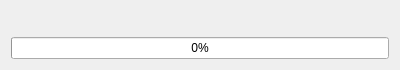
<ui version="4.0" >
 <author>John Eric Martin &lt;john.eric.martin@gmail.com></author>
 <class>Progress</class>
 <widget class="QWidget" name="Progress" >
  <property name="geometry" >
   <rect>
    <x>0</x>
    <y>0</y>
    <width>400</width>
    <height>70</height>
   </rect>
  </property>
  <property name="windowTitle" >
   <string>Megaten DB Updater</string>
  </property>
  <layout class="QVBoxLayout" >
   <item>
    <widget class="QLabel" name="filename" >
     <property name="alignment" >
      <set>Qt::AlignCenter</set>
     </property>
    </widget>
   </item>
   <item>
    <widget class="QProgressBar" name="progress" >
     <property name="maximum" >
      <number>1</number>
     </property>
     <property name="value" >
      <number>0</number>
     </property>
    </widget>
   </item>
  </layout>
 </widget>
 <includes/>
 <resources/>
 <connections/>
</ui>
